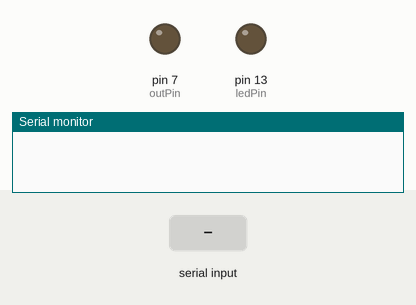
Recording of a sketch running on a simulated Arduino Uno, built with avr-gcc and run on an emulated ATmega328P. Parts: output pins drawn as LEDs (lit = HIGH), the last lines printed to the serial monitor. Inputs (shaded band) come from the test bench.

Above: at 1.2 s.
1.3 s: "l" received over Serial
At 1.41 s:
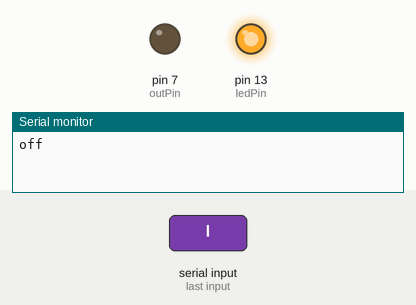
4.3 s: "h" received over Serial
At 4.9 s:
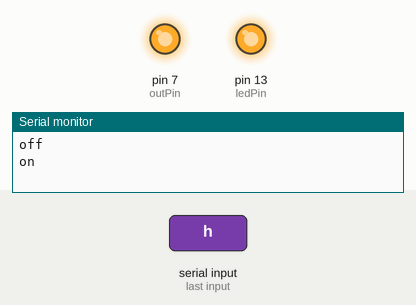
5.8 s: "s" received over Serial
At 6.1 s:
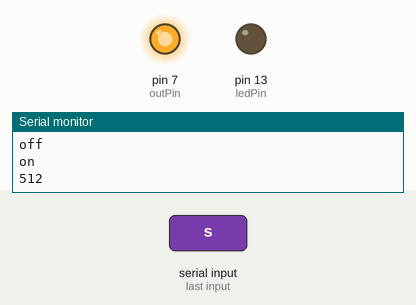
Timing chart, 0 to 8.8 s (numbered marks = the images above; inputs shaded):
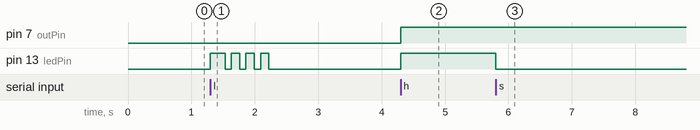

Measured:
- after the input at 1.3 s, pin 13 (ledPin): LOW → HIGH at once, then repeats every 0.23 s: LOW 0.10 s, HIGH 0.13 s, until it stays LOW from 2.2 s
- after the input at 4.3 s, pin 7 (outPin), pin 13 (ledPin): LOW → HIGH at once
- after the input at 5.8 s, pin 13 (ledPin): HIGH → LOW at once

The sketch:

morse_sender.ino
```cpp
// morse-sender.ino

int sensorPin = A0;    // Wähle den Eingangspin für den Sensor
int outPin = 7;        // Wähle den Pin für die Ausgabe
int ledPin = 13;       // Pin für die Status-LED

void setup() {
  Serial.begin(115200);  // Initialisiere die serielle Kommunikation mit 115200 Baud, um mit dem Python-Skript übereinzustimmen
  pinMode(outPin, OUTPUT);
  digitalWrite(outPin, LOW);
  pinMode(ledPin, OUTPUT);
  digitalWrite(ledPin, LOW);
}

void loop() {
  // Lese den Eingangspin A0, wenn "s" von Python gesendet wird
  if (Serial.available()) {
    char data = Serial.read();
    if (data == 's') {
      digitalWrite(ledPin, !digitalRead(ledPin));  // Status-LED umschalten
      int sensorValue = analogRead(sensorPin);
      Serial.println(sensorValue);
      Serial.flush();
      delay(1);  // Wartezeit zwischen den Lesevorgängen für Stabilität
    } else if (data == 'h') {
      digitalWrite(outPin, HIGH);
      digitalWrite(ledPin, HIGH);
      Serial.println("on");
      Serial.flush();
      delay(1);  // Wartezeit zwischen den Lesevorgängen für Stabilität
    } else if (data == 'l') {
      Serial.println("off");
      Serial.flush();
      digitalWrite(ledPin, HIGH);
      digitalWrite(outPin, LOW);
      delay(100);
      digitalWrite(ledPin, HIGH);
      delay(130);
      digitalWrite(ledPin, LOW);
      delay(100);
      digitalWrite(ledPin, HIGH);
      delay(130);
      digitalWrite(ledPin, LOW);
      delay(100);
      digitalWrite(ledPin, HIGH);
      delay(130);
      digitalWrite(ledPin, LOW);
      delay(100);
      digitalWrite(ledPin, HIGH);
      delay(130);
      digitalWrite(ledPin, LOW);
    }
  }
}
```
